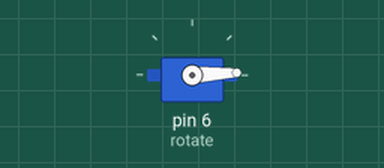
This sketch was run on a simulated Arduino Uno, built with avr-gcc and run on an emulated ATmega328P. Parts: servo.

Above: at 0.05 s.
At 1.3 s:
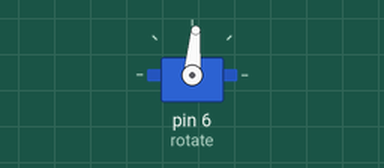
At 2.6 s:
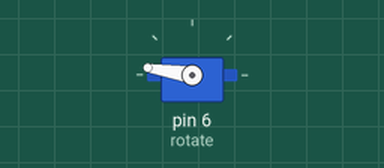
At 5.2 s:
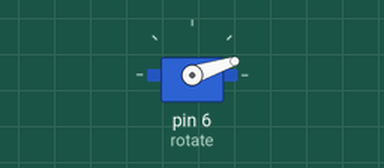
Timing chart, 0 to 7.1 s (numbered marks = the images above):
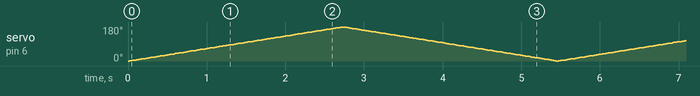

The sketch:

servo_for_loop.ino
```cpp
#include<Servo.h> //include servo library

Servo rotate; //initialize variable with the name rotate


void setup()
{
  rotate.attach(6);//servo is attached to digital pin 6
}

void loop()
{

 for (int i=0; i<= 180; i+= 1)//Make a full rotation from 0 to 180
   {
    rotate.write(i);//write function is to set the output(In this case it's the position of the shaft
    delay(15);//for stability
   }

 for (int i=180; i>=0; i-= 1)//once the servo reaches 180 it will go back to 0
   {
    rotate.write(i);
    delay(15);
   }

}
```
